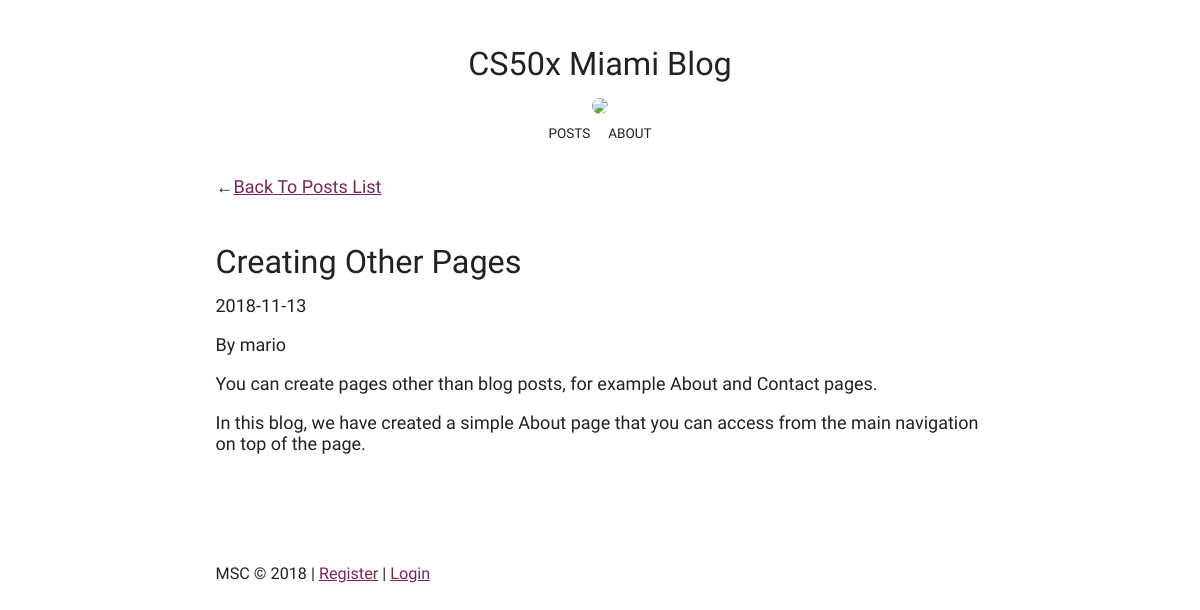
The app's page /5/ with its own data.
### tables this page shows
CREATE TABLE 'posts' ('title' TEXT NOT NULL, 'post' TEXT NOT NULL,'date' date NOT NULL, 'id'  INTEGER PRIMARY KEY NOT NULL DEFAULT CURRENT_TIMESTAMP  , 'author' text);

### application.py (the view)
@app.route("/<int:id>/", methods=["GET"])
def article(id):
    art = db.execute("SELECT * FROM posts WHERE id=:id", id=id)
    return render_template ("article.html", art=art)

### templates/article.html (shortened to what this page needs)
{% extends "base.html" %}
{% block body %}
    <p>&#8592;<a href="/">Back To Posts List</a></p>
    <h2>{{ art[0]["title"] }}</h2>
    <p>{{ art[0]["date"] }}</p>
    <p>By {{ art[0]["author"] }}</p>
    <p>{{ art[0]["post"] | safe }}</p><br /><br />
{% endblock %}

### static/css/minimal.css (style rules this page uses)
* { box-sizing: border-box; margin: 0; padding: 0; }
html { overflow-y: scroll; }
body { font-family: 'Catamaran', 'Helvetica', 'Arial', sans-serif; font-size: 18px; color: #222; padding: 0 5%; }
h1, h2, h3, h4, h5, h6 { font-weight: 300; }
h2 { font-size: 1.8em; line-height: 1.2em; margin-bottom: .4em; margin-top: 1.4em; }
a:link, a:visited, a:active { color: #772953; text-decoration: underline; }
p { margin-bottom: 1em; }

### records on screen
posts: title "Creating Other Pages", date "2018-11-13", author "mario", post "You can create pages other than blog posts, for example About and Contact pages. In this blog, we have created a simple About page that you can access from the main navigation on top of the page."
